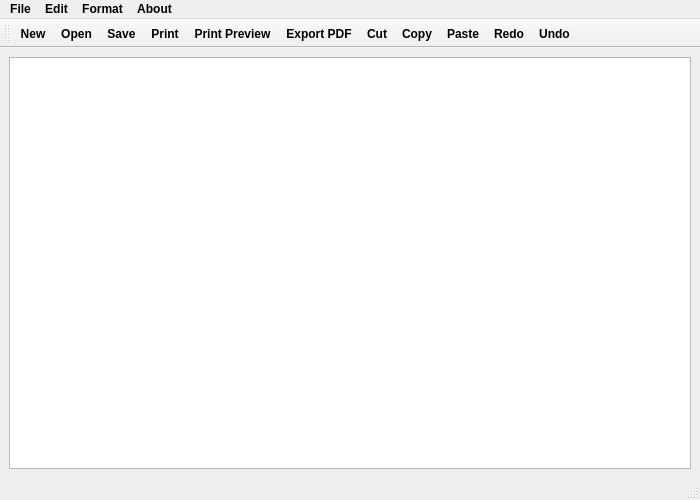
<?xml version="1.0" encoding="UTF-8"?>
<ui version="4.0">
 <class>MainWindow</class>
 <widget class="QMainWindow" name="MainWindow">
  <property name="geometry">
   <rect>
    <x>0</x>
    <y>0</y>
    <width>700</width>
    <height>500</height>
   </rect>
  </property>
  <property name="font">
   <font>
    <weight>75</weight>
    <bold>true</bold>
   </font>
  </property>
  <property name="windowTitle">
   <string>NotePad Add</string>
  </property>
  <widget class="QWidget" name="centralwidget">
   <layout class="QHBoxLayout" name="horizontalLayout">
    <item>
     <widget class="QTextEdit" name="textEdit"/>
    </item>
   </layout>
  </widget>
  <widget class="QMenuBar" name="menubar">
   <property name="geometry">
    <rect>
     <x>0</x>
     <y>0</y>
     <width>700</width>
     <height>21</height>
    </rect>
   </property>
   <widget class="QMenu" name="menuFile">
    <property name="title">
     <string>File</string>
    </property>
    <addaction name="actionNew"/>
    <addaction name="actionOpen"/>
    <addaction name="actionSave"/>
    <addaction name="separator"/>
    <addaction name="actionPrint"/>
    <addaction name="actionPrint_Preview"/>
    <addaction name="actionExport_PDF"/>
    <addaction name="separator"/>
    <addaction name="actionQuite"/>
   </widget>
   <widget class="QMenu" name="menuEdit">
    <property name="title">
     <string>Edit</string>
    </property>
    <addaction name="actionUndo"/>
    <addaction name="actionRedo"/>
    <addaction name="separator"/>
    <addaction name="actionCut"/>
    <addaction name="actionCopy"/>
    <addaction name="actionPaste"/>
   </widget>
   <widget class="QMenu" name="menuFormat">
    <property name="title">
     <string>Format</string>
    </property>
    <addaction name="actionBold"/>
    <addaction name="actionItalic"/>
    <addaction name="actionUndeline"/>
    <addaction name="separator"/>
    <addaction name="actionLeft"/>
    <addaction name="actionRight"/>
    <addaction name="actionCenter"/>
    <addaction name="actionJustify"/>
    <addaction name="separator"/>
    <addaction name="actionFont"/>
    <addaction name="actionColor"/>
   </widget>
   <widget class="QMenu" name="menuAbout">
    <property name="title">
     <string>About</string>
    </property>
    <addaction name="actionAbout_App"/>
   </widget>
   <addaction name="menuFile"/>
   <addaction name="menuEdit"/>
   <addaction name="menuFormat"/>
   <addaction name="menuAbout"/>
  </widget>
  <widget class="QStatusBar" name="statusbar"/>
  <widget class="QToolBar" name="toolBar">
   <property name="windowTitle">
    <string>toolBar</string>
   </property>
   <attribute name="toolBarArea">
    <enum>TopToolBarArea</enum>
   </attribute>
   <attribute name="toolBarBreak">
    <bool>false</bool>
   </attribute>
   <addaction name="actionNew"/>
   <addaction name="actionOpen"/>
   <addaction name="actionSave"/>
   <addaction name="actionPrint"/>
   <addaction name="actionPrint_Preview"/>
   <addaction name="actionExport_PDF"/>
   <addaction name="actionCut"/>
   <addaction name="actionCopy"/>
   <addaction name="actionPaste"/>
   <addaction name="actionRedo"/>
   <addaction name="actionUndo"/>
  </widget>
  <action name="actionNew">
   <property name="icon">
    <iconset resource="../images/images.qrc">
     <normaloff>:/images/new.png</normaloff>:/images/new.png</iconset>
   </property>
   <property name="text">
    <string>New</string>
   </property>
   <property name="shortcut">
    <string>Ctrl+N</string>
   </property>
  </action>
  <action name="actionOpen">
   <property name="icon">
    <iconset resource="../images/images.qrc">
     <normaloff>:/images/open.png</normaloff>:/images/open.png</iconset>
   </property>
   <property name="text">
    <string>Open</string>
   </property>
   <property name="shortcut">
    <string>Ctrl+O</string>
   </property>
  </action>
  <action name="actionSave">
   <property name="icon">
    <iconset resource="../images/images.qrc">
     <normaloff>:/images/save.png</normaloff>:/images/save.png</iconset>
   </property>
   <property name="text">
    <string>Save</string>
   </property>
   <property name="shortcut">
    <string>Ctrl+S</string>
   </property>
  </action>
  <action name="actionPrint">
   <property name="icon">
    <iconset resource="../images/images.qrc">
     <normaloff>:/images/print.png</normaloff>:/images/print.png</iconset>
   </property>
   <property name="text">
    <string>Print</string>
   </property>
   <property name="shortcut">
    <string>Ctrl+P</string>
   </property>
  </action>
  <action name="actionPrint_Preview">
   <property name="icon">
    <iconset resource="../images/images.qrc">
     <normaloff>:/images/preview.png</normaloff>:/images/preview.png</iconset>
   </property>
   <property name="text">
    <string>Print Preview</string>
   </property>
   <property name="shortcut">
    <string>Ctrl+Shift+P</string>
   </property>
  </action>
  <action name="actionExport_PDF">
   <property name="icon">
    <iconset resource="../images/images.qrc">
     <normaloff>:/images/pdf.png</normaloff>:/images/pdf.png</iconset>
   </property>
   <property name="text">
    <string>Export PDF</string>
   </property>
   <property name="shortcut">
    <string>Ctrl+E</string>
   </property>
  </action>
  <action name="actionQuite">
   <property name="icon">
    <iconset resource="../images/images.qrc">
     <normaloff>:/images/exit.png</normaloff>:/images/exit.png</iconset>
   </property>
   <property name="text">
    <string>Quite</string>
   </property>
   <property name="shortcut">
    <string>Ctrl+Q</string>
   </property>
  </action>
  <action name="actionUndo">
   <property name="icon">
    <iconset resource="../images/images.qrc">
     <normaloff>:/images/undo.png</normaloff>:/images/undo.png</iconset>
   </property>
   <property name="text">
    <string>Undo</string>
   </property>
   <property name="shortcut">
    <string>Ctrl+Z</string>
   </property>
  </action>
  <action name="actionRedo">
   <property name="icon">
    <iconset resource="../images/images.qrc">
     <normaloff>:/images/redo.png</normaloff>:/images/redo.png</iconset>
   </property>
   <property name="text">
    <string>Redo</string>
   </property>
   <property name="shortcut">
    <string>Ctrl+Y</string>
   </property>
  </action>
  <action name="actionCut">
   <property name="icon">
    <iconset resource="../images/images.qrc">
     <normaloff>:/images/cut.png</normaloff>:/images/cut.png</iconset>
   </property>
   <property name="text">
    <string>Cut</string>
   </property>
   <property name="shortcut">
    <string>Ctrl+X</string>
   </property>
  </action>
  <action name="actionCopy">
   <property name="icon">
    <iconset resource="../images/images.qrc">
     <normaloff>:/images/copy.png</normaloff>:/images/copy.png</iconset>
   </property>
   <property name="text">
    <string>Copy</string>
   </property>
   <property name="shortcut">
    <string>Ctrl+C</string>
   </property>
  </action>
  <action name="actionPaste">
   <property name="icon">
    <iconset resource="../images/images.qrc">
     <normaloff>:/images/paste.png</normaloff>:/images/paste.png</iconset>
   </property>
   <property name="text">
    <string>Paste</string>
   </property>
   <property name="shortcut">
    <string>Ctrl+V</string>
   </property>
  </action>
  <action name="actionBold">
   <property name="icon">
    <iconset resource="../images/images.qrc">
     <normaloff>:/images/bold.png</normaloff>:/images/bold.png</iconset>
   </property>
   <property name="text">
    <string>Bold</string>
   </property>
   <property name="shortcut">
    <string>Ctrl+B</string>
   </property>
  </action>
  <action name="actionItalic">
   <property name="icon">
    <iconset resource="../images/images.qrc">
     <normaloff>:/images/italic.png</normaloff>:/images/italic.png</iconset>
   </property>
   <property name="text">
    <string>Italic</string>
   </property>
   <property name="shortcut">
    <string>Ctrl+I</string>
   </property>
  </action>
  <action name="actionUndeline">
   <property name="icon">
    <iconset resource="../images/images.qrc">
     <normaloff>:/images/underline.png</normaloff>:/images/underline.png</iconset>
   </property>
   <property name="text">
    <string>Undeline</string>
   </property>
   <property name="shortcut">
    <string>Ctrl+E</string>
   </property>
  </action>
  <action name="actionLeft">
   <property name="icon">
    <iconset resource="../images/images.qrc">
     <normaloff>:/images/left.png</normaloff>:/images/left.png</iconset>
   </property>
   <property name="text">
    <string>Left</string>
   </property>
   <property name="shortcut">
    <string>Ctrl+L</string>
   </property>
  </action>
  <action name="actionRight">
   <property name="icon">
    <iconset resource="../images/images.qrc">
     <normaloff>:/images/right.png</normaloff>:/images/right.png</iconset>
   </property>
   <property name="text">
    <string>Right</string>
   </property>
   <property name="shortcut">
    <string>Ctrl+R</string>
   </property>
  </action>
  <action name="actionCenter">
   <property name="icon">
    <iconset resource="../images/images.qrc">
     <normaloff>:/images/center.png</normaloff>:/images/center.png</iconset>
   </property>
   <property name="text">
    <string>Center</string>
   </property>
   <property name="shortcut">
    <string>Ctrl+K</string>
   </property>
  </action>
  <action name="actionJustify">
   <property name="icon">
    <iconset resource="../images/images.qrc">
     <normaloff>:/images/justify.png</normaloff>:/images/justify.png</iconset>
   </property>
   <property name="text">
    <string>Justify</string>
   </property>
   <property name="shortcut">
    <string>Ctrl+J</string>
   </property>
  </action>
  <action name="actionFont">
   <property name="icon">
    <iconset resource="../images/images.qrc">
     <normaloff>:/images/font.png</normaloff>:/images/font.png</iconset>
   </property>
   <property name="text">
    <string>Font</string>
   </property>
  </action>
  <action name="actionColor">
   <property name="icon">
    <iconset resource="../images/images.qrc">
     <normaloff>:/images/color.png</normaloff>:/images/color.png</iconset>
   </property>
   <property name="text">
    <string>Color</string>
   </property>
  </action>
  <action name="actionAbout_App">
   <property name="icon">
    <iconset resource="../images/images.qrc">
     <normaloff>:/images/about.png</normaloff>:/images/about.png</iconset>
   </property>
   <property name="text">
    <string>About App</string>
   </property>
  </action>
 </widget>
 <resources>
  <include location="../images/images.qrc"/>
 </resources>
 <connections/>
</ui>
